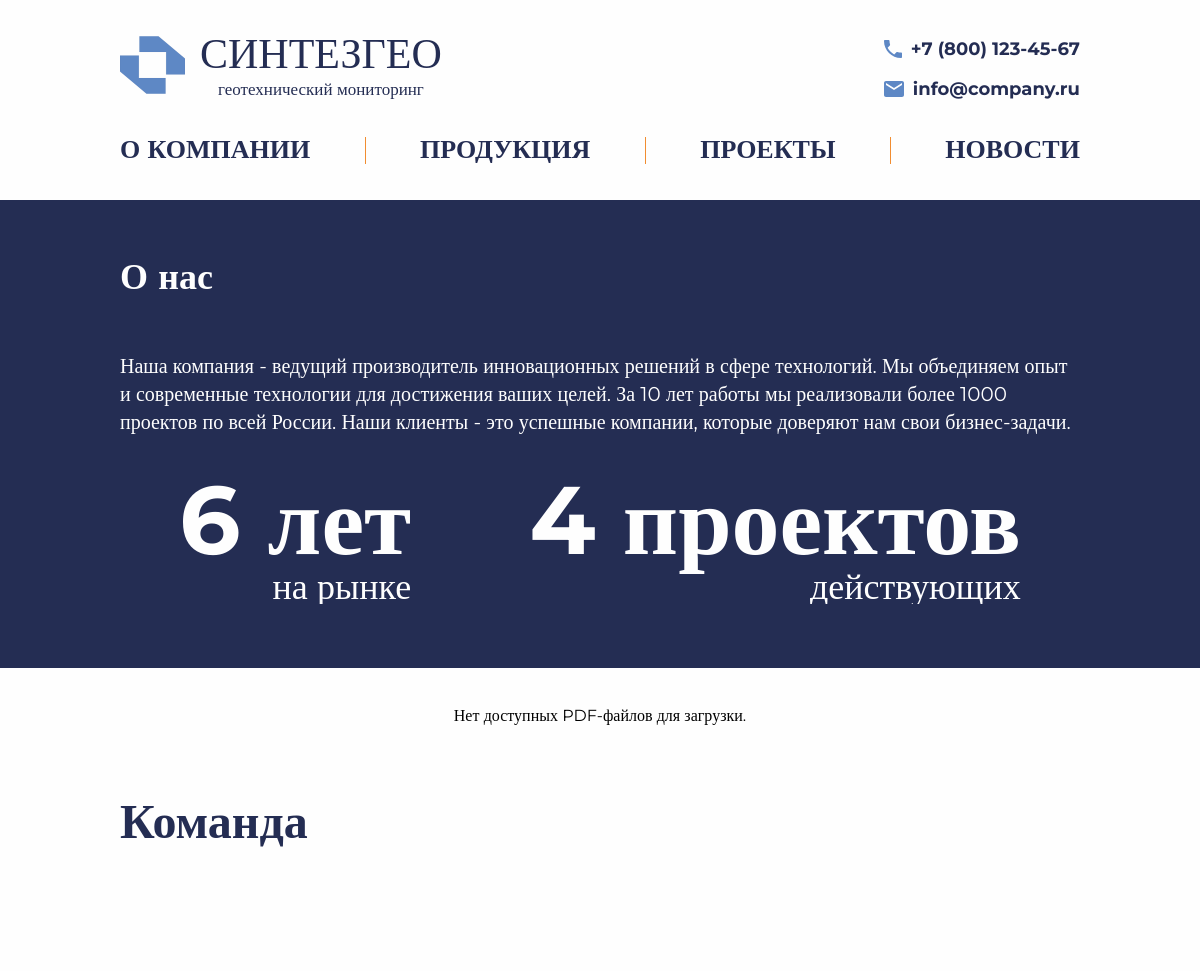
Page /about/ (upper part) on the earlier database version.
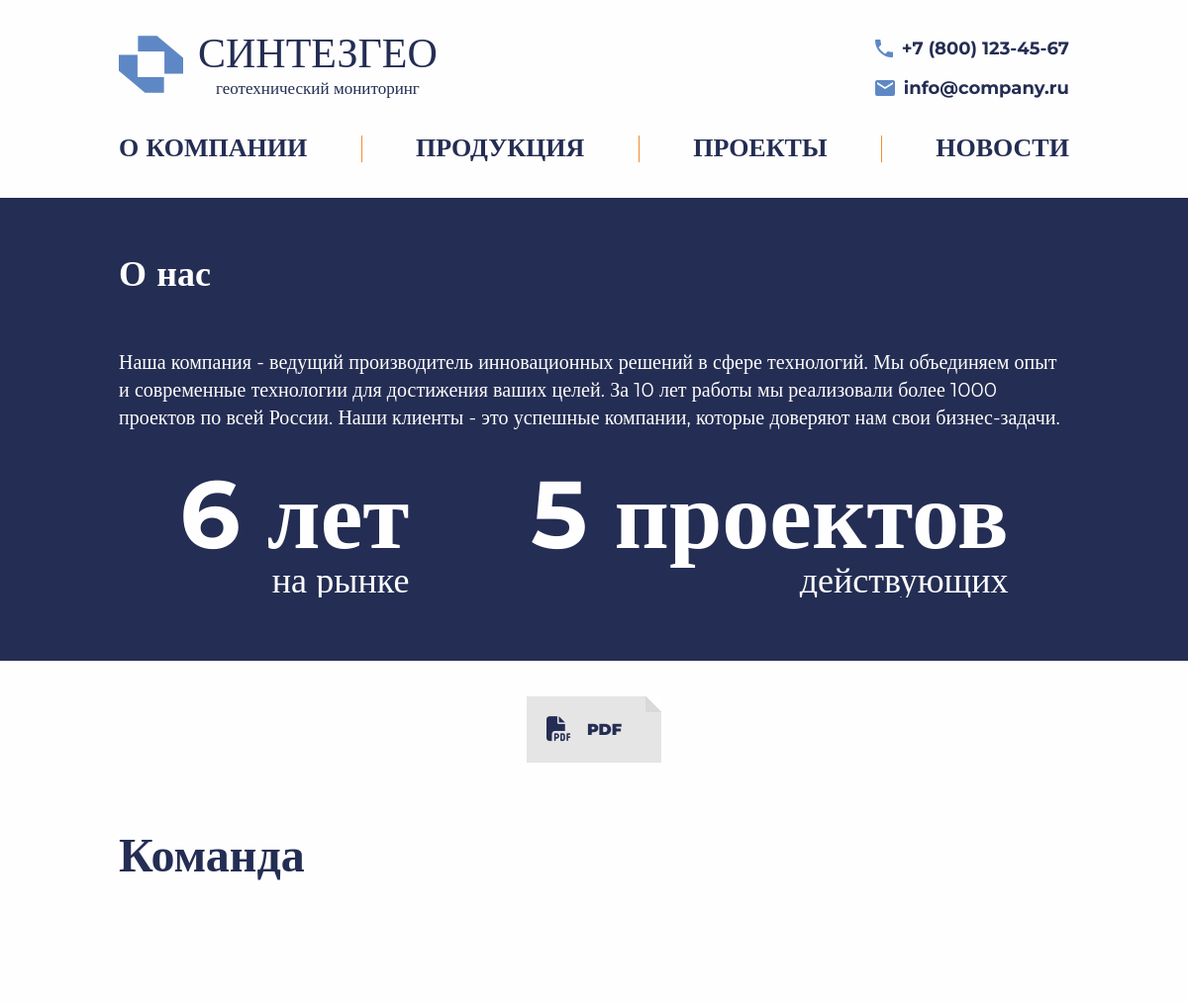
Same page on the later database version.
### content/models.py (models this page shows, shortened)
class AboutIndex(models.Model):
    phone = models.TextField(verbose_name="Номер телефона")
    email = models.EmailField(verbose_name="Адрес электронной почтой")
    address = models.TextField(default=None, verbose_name="Адрес предприятия")
    slogan = models.TextField(verbose_name="Слоган")
    description_1 = models.TextField(
        verbose_name="Описание 'О компании' для первого блока главной страницы"
    )
    description_2 = models.TextField(
        verbose_name="Описание 'О компании' для второго блока главной страницы"
    )
    class Meta:
        verbose_name = "Наполнение главной страницы"
        verbose_name_plural = "Наполнение главной страницы (должно быть одно)"

class AboutCompany(models.Model):
    company_description = models.TextField(
        verbose_name="Текст с описанием компании в самом верху страницы"
    )
    colleagues_description = models.TextField(
        verbose_name="Текст для раздела 'Команда'", null=True
    )
    colleagues_main_image = models.ImageField(
        verbose_name="Общее фото для раздела 'Команда'",
        upload_to="company_image/",
        null=True,
        blank=True,
    )
    colleagues = models.ManyToManyField(
        "Colleague",
        related_name="companies",
        blank=True,
        verbose_name="Коллеги",
    )
    class Meta:
        verbose_name = "Наполнение раздела 'О нас'"
        verbose_name_plural = "Наполнение раздела 'О нас' (должно быть одно)"

class CompanyPDF(models.Model):
    file = models.FileField(
        upload_to="pdfs/company/",
        verbose_name="PDF-файл",
    )
    name = models.CharField(max_length=255, verbose_name="Название файла")
    about_company = models.ForeignKey(
        "AboutCompany",
        related_name="pdfs",
        on_delete=models.CASCADE,
        verbose_name="Модель наполнения раздела 'О нас'",
    )
    class Meta:
        verbose_name = "PDF-файл компании"
        verbose_name_plural = "PDF-файлы компании"

### api/views.py (the view)
# urls.py: path("about/", about_company_view, name="about"),
def about_company_view(request):
    about_company = AboutCompany.objects.first()
    certificates = Certificate.objects.all()
    certificates_count = certificates.count()
    certificates_first_half = None
    certificates_second_half = None
    if certificates_count > 0 and certificates_count % 2 == 0:
        half = certificates_count // 2
        certificates_first_half = certificates[:half]  # Первая половина
        certificates_second_half = certificates[half:]  # Вторая половина
    established_year = 2019
    current_year = timezone.now().year
    years_in_market = current_year - established_year
    project_count = Project.objects.count()
    logo_images = about_company.logo_images.all()
    company_pdfs = about_company.pdfs.all()
    colleagues = Colleague.objects.all()
    context = {
        "about_company": about_company,
        "colleagues": colleagues,
        "years_in_market": years_in_market,
        "project_count": project_count,
        "certificates": certificates,  # Все сертификаты (для нечетного количества)
        "certificates_first_half": certificates_first_half,  # Первая половина (если четное)
        "certificates_second_half": certificates_second_half,  # Вторая половина (если четное)
        "logo_images": logo_images,
        "company_pdfs": company_pdfs,
    }
    return render(request, "main/about_company.html", context)

### api/context_processors.py (called while the page is built)
def about_index_processor(request):
    about_index = AboutIndex.objects.first()  # Получаем первый объект AboutIndex
    return {
        'about_index': about_index  # Возвращаем объект в контексте
    }

### templates/main/about_company.html (shortened to what this page needs)
{% extends 'main/base.html' %}
{% load static %}
{% block content %}
{% include 'includes_about_company/about_us.html' %}
{% include 'includes_about_company/download_section.html' %}
{% include 'includes_about_company/team_section.html' %}
{% endblock %}

### templates/main/base.html (shortened to what this page needs)
{% load static %}
<!DOCTYPE html>
<html lang="ru">
<head>
    <link rel="stylesheet" href="{% static 'main/css/style.css' %}">
</head>
<body data-page="index2">
    {% include 'includes/header.html' %}
    <main class="main">
        {% block content %}{% endblock %}
    </main>
</body>
</html>

### templates/includes/header.html (shortened to what this page needs)
{% load static %}
<header class="header">
  <div class="container">
    <div class="header__wrapper">
      <div class="header__main-menu">
        <div class="header__logo">
            <a href="{% url 'index' %}" class="header__logo_link">
            <div class="header__logo__icon">
                <img src="{% static 'main/src/img/logo.svg' %}" alt="Логотип" class="header__logo__img">
            </div>
            <div class="header__logo__text">
              <div class="header__logo__title">синтезгео</div>
              <div class="header__logo__subtitle">геотехнический мониторинг</div>
            </div>
          </a>
        </div>
        <div class="header__contacts">
            <div class="header__contacts__phone">
                <img src="{% static 'main/src/icon/phone.svg' %}" alt="Телефон" class="header__contacts__phone__icon">
                <a href="tel:{{ about_index.phone }}" class="header__contacts__phone__text">{{ about_index.phone }}</a>
            </div>
            <div class="header__contacts__mail">
                <img src="{% static 'main/src/icon/email.svg' %}" alt="Email" class="header__contacts__mail__icon">
                <a href="mailto:{{ about_index.email }}" class="header__contacts__mail__text">{{ about_index.email }}</a>
            </div>
        </div>
    </div>
    <nav class="header__navbar navbar">
        <ul class="header__navbar__list">
            <a href="{% url 'about' %}" class="header__navbar__list__link">
                <li class="header__navbar__list__item">о компании</li>
            </a>
            <a href="{% url 'products' %}" class="header__navbar__list__link">
                <li class="header__navbar__list__item">продукция</li>
            </a>
            <a href="{% url 'projects' %}" class="header__navbar__list__link">
                <li class="header__navbar__list__item">проекты</li>
            </a>
            <a href="{% url 'news' %}" class="header__navbar__list__link">
                <li class="header__navbar__list__item">новости</li>
            </a>
        </ul>
    </nav>
    </div>
  </div>
</header>

### templates/includes_about_company/about_us.html
<div class="about-us">
    <div class="container">
        <h2 class="about-us__title">О нас</h2>
        <div class="about-us__desc">
            <p class="about-us__text">{{ about_company.company_description }}</p>
            <div class="about-us__info">
                <div class="about-us__info__item">
                    <div class="about-us__info__item__accent">{{ years_in_market }} лет</div>
                    <div class="about-us__info__item__text">на рынке</div>
                </div>
                <div class="about-us__info__item">
                    <div class="about-us__info__item__accent">{{ project_count }} проектов</div>
                    <div class="about-us__info__item__text">действующих</div>
                </div>
            </div>
        </div>
    </div>
</div>

### templates/includes_about_company/download_section.html
<section class="download">
    <div class="container">
        <div class="download__wrapper">
            {% for company_pdf in company_pdfs %}
                <a href="{{ company_pdf.file.url }}" class="download__area">
                    <i class="fa-solid fa-file-pdf"></i>
                    <span class="download__link">{{ company_pdf.name }}</span>
                </a>
            {% empty %}
                <p>Нет доступных PDF-файлов для загрузки.</p>
            {% endfor %}
        </div>
    </div>
</section>

### templates/includes_about_company/team_section.html (shortened to what this page needs)
<section class="team">
    <div class="container">
        <h2 class="section__title team__title">Команда</h2>
        <div class="team__inner">
            <div class="team__preview">
            </div>
        </div>
    </div>
</section>

### templates/includes_about_company/structure_section.html (shortened to what this page needs)
{% load static %}

### templates/includes/footer.html (shortened to what this page needs)
{% load static %}

### static/main/css/style.css (style rules this page uses)
:root { --color-dark: #000; --color-light: #fefefe; --color-accent: #242D53; --color-secondary: #F18D31; --color-accent-rgba: rgba(36, 45, 83, 0.2); --color-accent-blue: #5E88C5; --transition-duration: .3s; --transition-timing-function: ease-in; }
* { margin: 0; padding: 0; box-sizing: border-box; }
html { font-size: 62.5%; scroll-behavior: smooth; }
body { font-size: 1.6rem; line-height: 2.4rem; font-family: "Montserrat", serif; background-color: var(--color-light); }
img { display: inline-block; }
a { text-decoration: none; transition-duration: var(--transition-duration); transition-timing-function: var(--transition-timing-function); }
.container { max-width: 1368px; width: 100%; margin: 0 auto; overflow: hidden; }
.section__title { font-size: 4.8rem; font-weight: 700; line-height: 5.9rem; color: var(--color-accent); }
.header { display: flex; align-items: center; width: 100%; position: sticky; padding: 3.6rem 0; top: 0; background-color: var(--color-light); color: var(--color-accent); z-index: 10; }
.header__wrapper { display: flex; flex-direction: column; justify-content: space-between; gap: 3.6rem; }
.header__main-menu { display: flex; flex-direction: row; justify-content: space-between; gap: 3.3rem; }
.header__contacts { display: flex; flex-direction: column; justify-content: center; gap: 1.6rem; font-size: 1.8rem; line-height: 2.4rem; font-weight: 700; }
.header__contacts>div { display: flex; gap: 9px; }
.header__contacts a { display: block; color: var(--color-accent); }
.header__navbar { text-transform: uppercase; font-weight: 700; }
.header__navbar__list { display: flex; justify-content: space-between; list-style: none; font-size: 2.6rem; }
.header__navbar__list__link { position: relative; display: flex; justify-content: center; color: var(--color-accent); transition-duration: .2s; transition-timing-function: var(--transition-timing-function); }
.header__navbar__list__item { position: relative; display: flex; padding-bottom: 3px; }
.header__logo { display: flex; align-items: center; }
.header__logo_link { display: flex; align-items: start; height: 6.5rem; gap: 1.5rem; }
.header__logo img { display: inline-block; width: 6.5rem; }
.header__logo__text { display: flex; flex-direction: column; justify-content: space-between; align-self: start; color: var(--color-accent); }
.header__logo__title { display: flex; align-items: center; justify-content: center; height: 3.6rem; font-family: 'Nasalization'; font-size: 4.2rem; text-transform: uppercase; }
.header__logo__subtitle { display: flex; align-items: end; justify-content: center; height: 2.9rem; width: 100%; display: flex; font-size: 1.7rem; font-family: "Montserrat", serif; }
.main { position: relative; }
.about-us { background-color: var(--color-accent); padding: 6.4rem 3.6rem; color: var(--color-light); margin-bottom: 3.6rem; }
.about-us__title { font-size: 3.6rem; }
.about-us__desc { display: flex; flex-direction: column; gap: 3.6rem; margin-top: 6.4rem; }
.about-us__text { font-size: 2rem; line-height: 140%; }
.about-us__info { display: flex; justify-content: space-around; }
.about-us__info__item { display: flex; flex-direction: column; }
.about-us__info__item__accent { font-size: 9.6rem; line-height: 9.6rem; font-weight: 700; }
.about-us__info__item__text { display: flex; align-self: end; font-size: 3.6rem; line-height: 3.6rem; }
.download { margin-bottom: 6.4rem; }
.download__wrapper { display: flex; justify-content: center; gap: 3.6rem; }
.download__area { position: relative; display: flex; justify-content: center; align-items: center; gap: 1.6rem; width: max-content; padding: 2.1rem 4rem 2.1rem 2rem; background-color: #e5e5e5; color: var(--color-accent); font-weight: 900; transition-duration: var(--transition-duration); transition-timing-function: var(--transition-timing-function); }
.download__area::after { content: ""; position: absolute; display: block; width: 1.6rem; height: 1.6rem; top: 0; right: 0; background: linear-gradient(45deg, rgba(217, 217, 217, 1) 0%, rgba(217, 217, 217, 1) 50%, rgba(255, 255, 255, 1) 50%, rgba(255, 255, 255, 1) 100%); }
.download__area i { font-size: 2.5rem; color: var(--color-accent); }
.team__inner { display: flex; flex-direction: column; gap: 3.6rem; margin: 6.4rem 0; }
.team__preview { max-height: 70rem; overflow: hidden; }
@media (max-width: 1400px) { .container { max-width: 1140px; } }
@media (max-width: 1200px) { .container { max-width: 960px; } }

Differences in the rows shown:
added CompanyPDF: name "PDF"
Other differences:
{{ project_count }}: "4" → "5"
text no longer shown: "Нет доступных PDF-файлов для загрузки."
